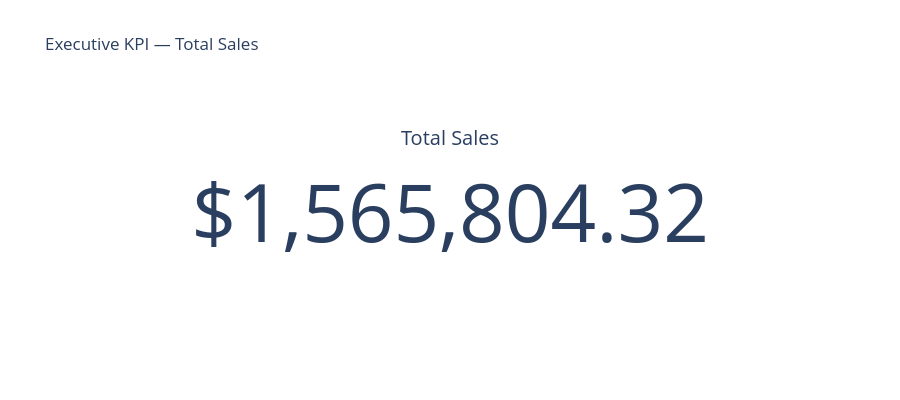

The cell this chart's notebook holds for it:
### Markdown cell above
# 01. Total Sales KPI

### Business Question

What is the total revenue generated by the business?

This KPI provides the primary revenue indicator for the
SuperStore business.

### Code cell
# Calculate total Sales from the transaction-level Sales column

total_sales = df["Sales"].sum()

print(f"Total Sales: ${total_sales:,.2f}")

# Create an interactive KPI indicator for Total Sales

fig = go.Figure(
    go.Indicator(
        mode="number",
        value=total_sales,
        number={
            "prefix": "$",
            "valueformat": ",.2f"
        },
        title={
            "text": "Total Sales"
        }
    )
)

fig.update_layout(
    title="Executive KPI — Total Sales",
    height=400
)

fig.show()

### Figure 1 — Plotly figure (JSON) as saved in the notebook; plotly's stock layout.template omitted (floating-point values rounded to 4 significant figures)
{"data": [{"mode": "number", "number": {"prefix": "$", "valueformat": ",.2f"}, "title": {"text": "Total Sales"}, "type": "indicator", "value": 1566000.0}], "layout": {"height": 400, "title": {"text": "Executive KPI — Total Sales"}}}
